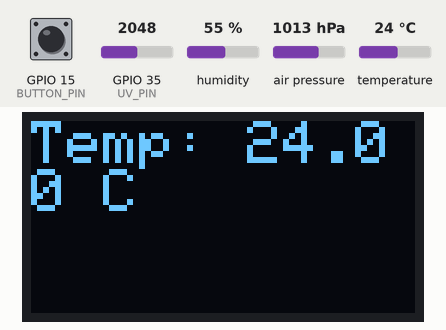
Recording of a sketch running on a simulated ESP32. Parts: 128×64 one-colour display. The inputs (shaded band) are chosen by the test bench; at power-on: temperature 24 °C, GPIO 15 (BUTTON_PIN) HIGH, GPIO 35 (UV_PIN) = 2048, humidity 55 %, air pressure 1013 hPa. The local clock reads 2024-03-15 10:24:30 at power-on unless the sketch sets it; storage starts empty.

Above: at 1.2 s.
1.3 s: temperature set to 12 °C
At 3.1 s:
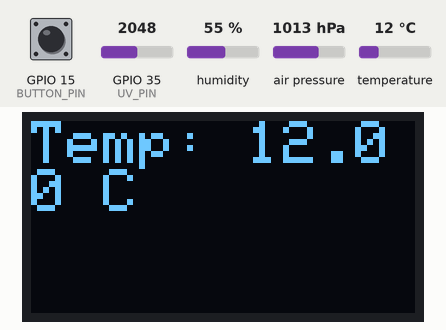
3.7 s: GPIO 15 (BUTTON_PIN) pulled LOW for 3.2 s
At 7.7 s:
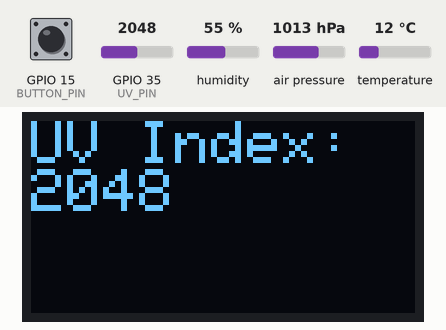
8.5 s: GPIO 35 (UV_PIN) set to 2866
At 10.2 s:
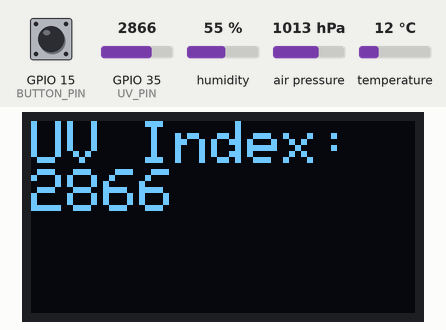
10.5 s: GPIO 15 (BUTTON_PIN) pulled LOW for 1.25 s
At 13.0 s:
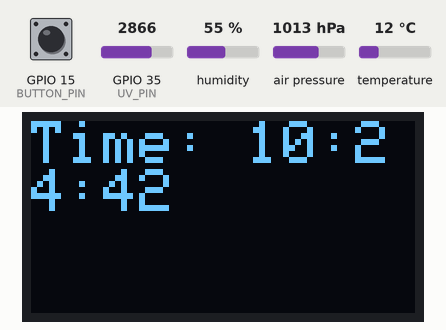
Timing chart, 0 to 14.5 s (numbered marks = the images above; inputs shaded):
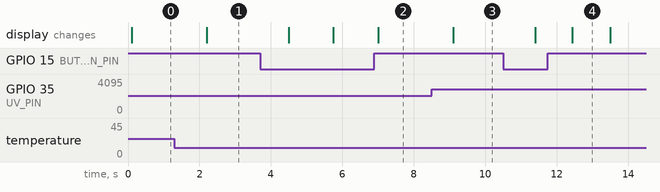

The sketch:

sketch_sep27a_copy_20241111123825.ino
```cpp
#include <Wire.h>
#include <DHT.h>
#include <Adafruit_BMP085.h>
#include <Adafruit_SSD1306.h>
#include <RTClib.h>
#include <SPI.h>
#include <SD.h>

// Pin definitions
#define DHTPIN 4        // Pin connected to DHT11 data pin
#define DHTTYPE DHT11
#define UV_PIN 35       // Pin connected to GYML8511 output pin
#define OLED_RESET -1   // OLED reset pin (we'll use -1 as it's not connected)
#define BUTTON_PIN 15   // Pin for button to cycle OLED display pages
#define SD_CS_PIN 5     // Chip select pin for SD card

// Sensor objects
DHT dht(DHTPIN, DHTTYPE);
Adafruit_BMP085 bmp;
Adafruit_SSD1306 display(OLED_RESET);
RTC_DS1307 rtc;

bool oledOn = true;      // OLED display state
File logFile;            // SD card file object
int currentPage = 0;     // To track which page we're displaying
unsigned long lastDebounceTime = 0;
unsigned long debounceDelay = 200; // Debounce delay

void setup() {
  Serial.begin(115200);

  // Initialize DHT11
  dht.begin();

  // Initialize BMP180
  if (!bmp.begin()) {
    Serial.println("BMP180 initialization failed!");
    while (1);
  }

  // Initialize OLED display
  if (!display.begin(SSD1306_SWITCHCAPVCC, 0x3C)) {  // 0x3C is the I2C address of OLED
    Serial.println("SSD1306 OLED initialization failed!");
    while (1);
  }
  display.clearDisplay();

  // Initialize RTC
  if (!rtc.begin()) {
    Serial.println("RTC initialization failed!");
    while (1);
  }

  // Initialize SD card
  if (!SD.begin(SD_CS_PIN)) {
    Serial.println("SD card initialization failed! Check wiring and SD card format.");
    while (1);
  }

  // Set up push button for OLED control
  pinMode(BUTTON_PIN, INPUT_PULLUP);
}

void loop() {
  // Debounced button press to cycle pages
  if (digitalRead(BUTTON_PIN) == LOW && (millis() - lastDebounceTime) > debounceDelay) {
    lastDebounceTime = millis();
    currentPage = (currentPage + 1) % 6; // Cycle through 6 pages (0-5)
    delay(200); // Additional debounce delay to avoid multiple triggers
  }

  // Collect sensor data
  float temperature = dht.readTemperature();
  float humidity = dht.readHumidity();
  float pressure = bmp.readPressure();
  int uvIndex = analogRead(UV_PIN);

  // Get time from RTC
  DateTime now = rtc.now();
  String timestamp = String(now.hour()) + ":" + String(now.minute()) + ":" + String(now.second());

  // Log data to SD card
  logFile = SD.open("data_log.txt", FILE_WRITE);
  if (logFile) {
    logFile.print("Time: "); logFile.print(timestamp);
    logFile.print(", Temp: "); logFile.print(temperature);
    logFile.print(", Humidity: "); logFile.print(humidity);
    logFile.print(", Pressure: "); logFile.print(pressure);
    logFile.print(", UV Index: "); logFile.println(uvIndex);
    logFile.close();
  } else {
    Serial.println("Error opening file for writing");
  }

  // Display data based on the current page
  display.clearDisplay();

  switch (currentPage) {
    case 0: // Display Temperature
      display.setTextSize(2);
      display.setTextColor(WHITE);
      display.setCursor(0, 0);
      display.print("Temp: ");
      display.print(temperature);
      display.println(" C");
      break;

    case 1: // Display Humidity
      display.setTextSize(2);
      display.setTextColor(WHITE);
      display.setCursor(0, 0);
      display.print("Humidity: ");
      display.print(humidity);
      display.println(" %");
      break;

    case 2: // Display Pressure
      display.setTextSize(2);
      display.setTextColor(WHITE);
      display.setCursor(0, 0);
      display.print("Pressure: ");
      display.print(pressure);
      display.println(" Pa");
      break;

    case 3: // Display UV Index
      display.setTextSize(2);
      display.setTextColor(WHITE);
      display.setCursor(0, 0);
      display.print("UV Index: ");
      display.print(uvIndex);
      break;

    case 4: // Display Time
      display.setTextSize(2);
      display.setTextColor(WHITE);
      display.setCursor(0, 0);
      display.print("Time: ");
      display.println(timestamp);
      break;

    case 5: // Off page (clear display)
      display.clearDisplay();
      oledOn = false;
      break;

    default:
      break;
  }

  if (currentPage != 5) {  // Keep display off on the "Off" page
    oledOn = true;
    display.display();
  }

  delay(1000); // Delay for sensor reading
}
```

Measured:
- after the input at 1.3 s, the display: changes after 0.91 s (image 1)
- after the input at 3.7 s, the display: first changes after 0.80 s (image 2 shows a later state)
- after the input at 8.5 s, the display: changes after 0.60 s (image 3)
- after the input at 10.5 s, the display: first changes after 0.90 s (image 4 shows a later state)
